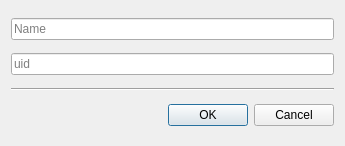
<?xml version="1.0" encoding="UTF-8"?>
<ui version="4.0">
 <class>NewComponentDialog</class>
 <widget class="QDialog" name="NewComponentDialog">
  <property name="windowModality">
   <enum>Qt::ApplicationModal</enum>
  </property>
  <property name="geometry">
   <rect>
    <x>0</x>
    <y>0</y>
    <width>345</width>
    <height>146</height>
   </rect>
  </property>
  <property name="windowTitle">
   <string>Copy Instance</string>
  </property>
  <property name="windowIcon">
   <iconset>
    <normaloff>:/icons/toolbar/copy</normaloff>:/icons/toolbar/copy</iconset>
  </property>
  <property name="modal">
   <bool>true</bool>
  </property>
  <layout class="QVBoxLayout" name="verticalLayout">
   <item>
    <widget class="QLineEdit" name="nameTextBox">
     <property name="placeholderText">
      <string>Name</string>
     </property>
    </widget>
   </item>
   <item>
    <widget class="QLineEdit" name="uidTextBox">
     <property name="placeholderText">
      <string>uid</string>
     </property>
    </widget>
   </item>
   <item>
    <widget class="Line" name="line">
     <property name="orientation">
      <enum>Qt::Horizontal</enum>
     </property>
    </widget>
   </item>
   <item>
    <widget class="QDialogButtonBox" name="buttonBox">
     <property name="orientation">
      <enum>Qt::Horizontal</enum>
     </property>
     <property name="standardButtons">
      <set>QDialogButtonBox::Cancel|QDialogButtonBox::Ok</set>
     </property>
    </widget>
   </item>
  </layout>
 </widget>
 <tabstops>
  <tabstop>nameTextBox</tabstop>
  <tabstop>uidTextBox</tabstop>
 </tabstops>
 <resources>
  <include location="../../graphics.qrc"/>
 </resources>
 <connections>
  <connection>
   <sender>buttonBox</sender>
   <signal>accepted()</signal>
   <receiver>NewComponentDialog</receiver>
   <slot>accept()</slot>
   <hints>
    <hint type="sourcelabel">
     <x>248</x>
     <y>254</y>
    </hint>
    <hint type="destinationlabel">
     <x>157</x>
     <y>274</y>
    </hint>
   </hints>
  </connection>
  <connection>
   <sender>buttonBox</sender>
   <signal>rejected()</signal>
   <receiver>NewComponentDialog</receiver>
   <slot>reject()</slot>
   <hints>
    <hint type="sourcelabel">
     <x>316</x>
     <y>260</y>
    </hint>
    <hint type="destinationlabel">
     <x>286</x>
     <y>274</y>
    </hint>
   </hints>
  </connection>
 </connections>
</ui>
